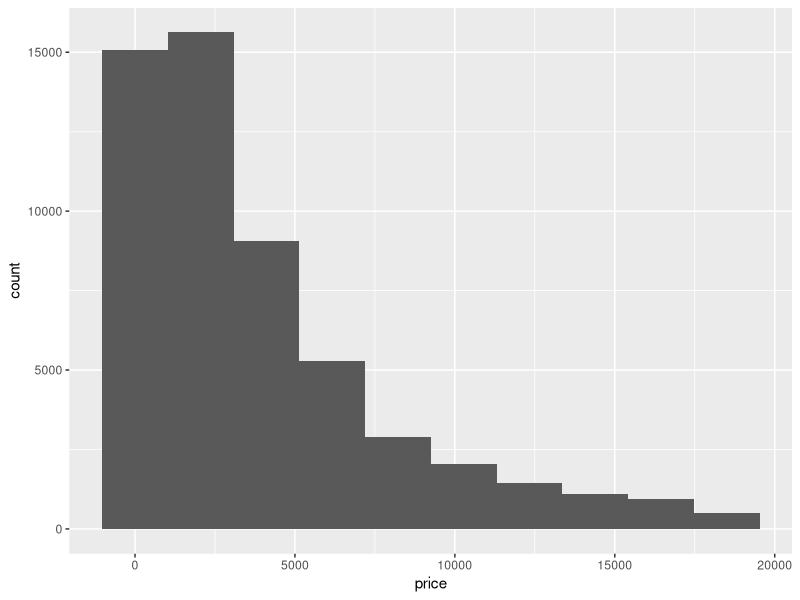
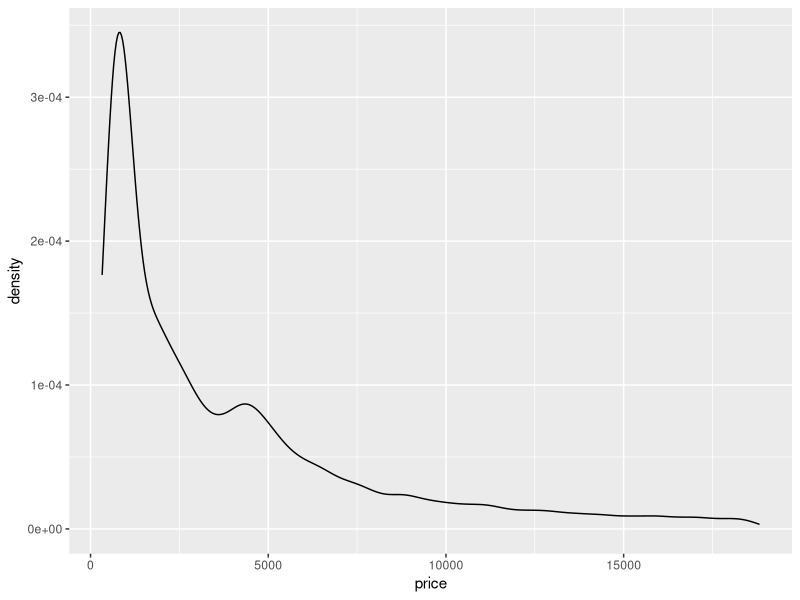
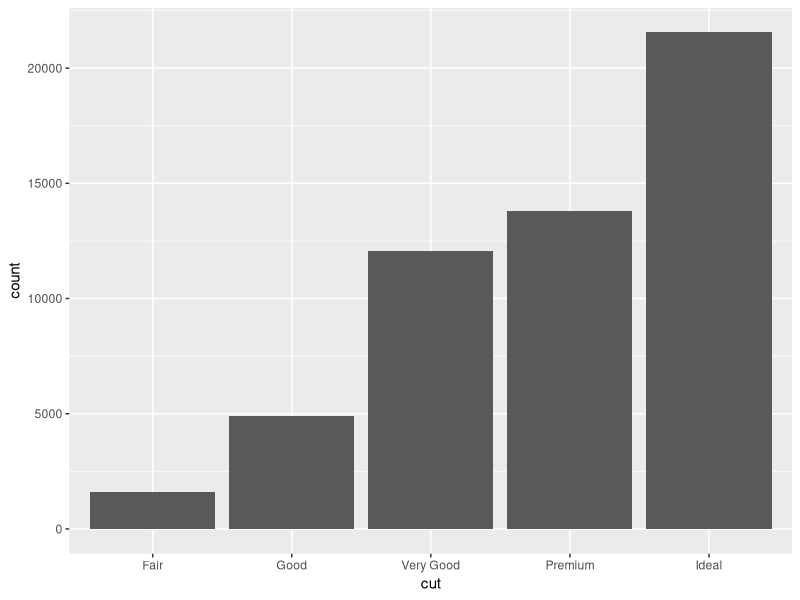
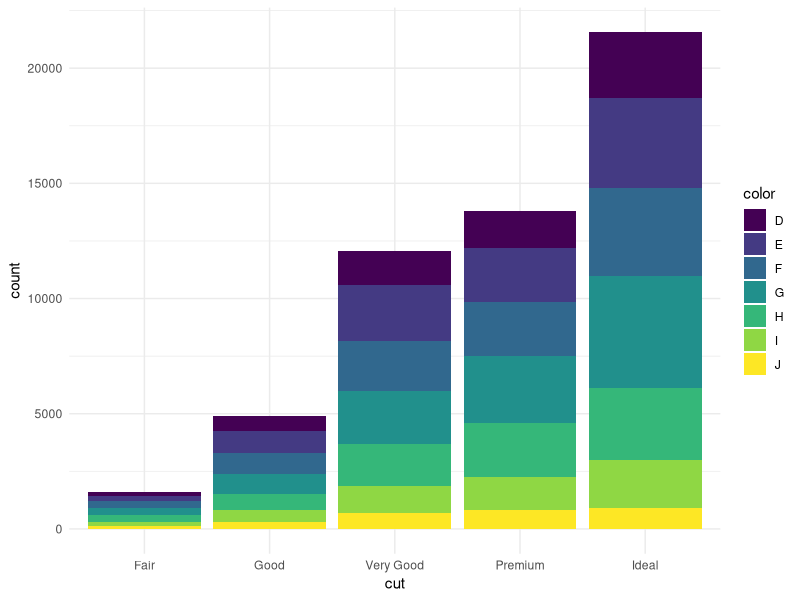
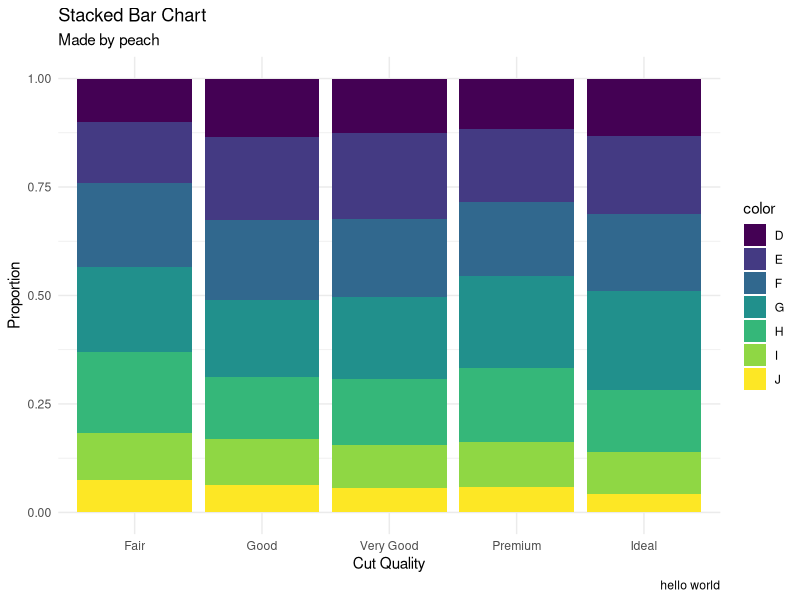
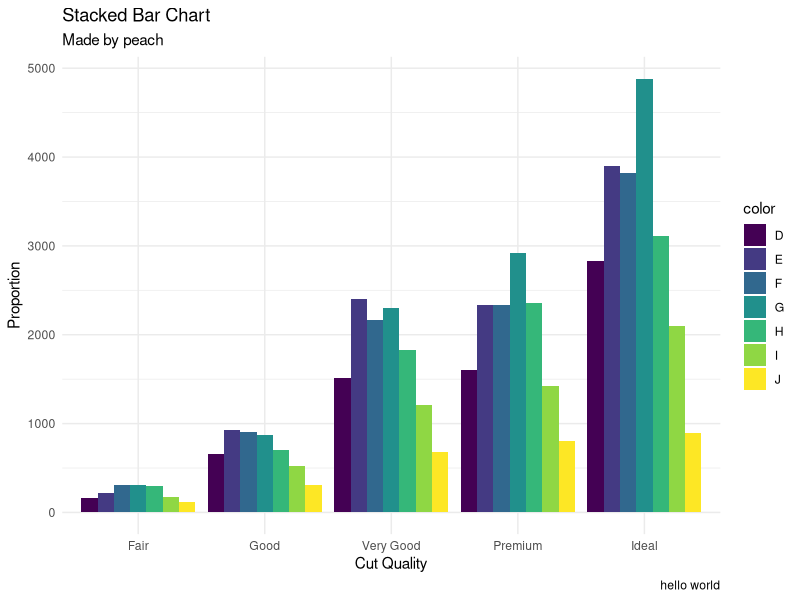
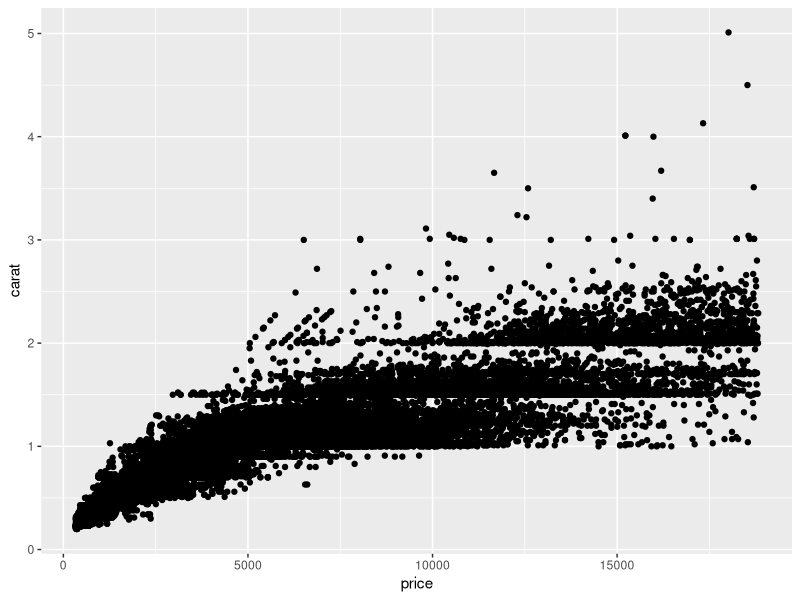
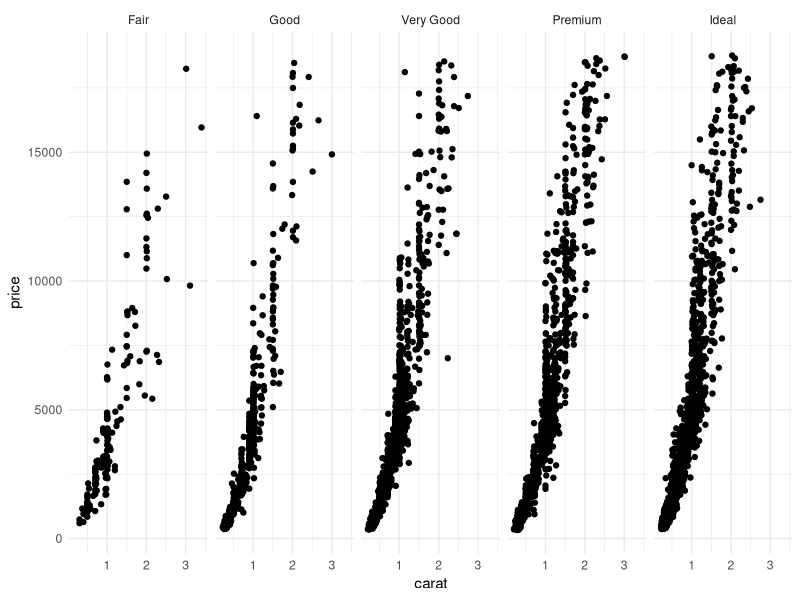

R code for these plots, in order:
library(tidyverse)

## density, histogram - one variable, number
base <- ggplot(data=diamonds, mapping = aes(x=price))

base + geom_histogram(bins=10)
base + geom_density()

## bar chart - one variable, factor (discrete)
ggplot(data =diamonds,
       mapping = aes(cut)) + geom_bar()

## stacked bar - two variables, both discrete
ggplot(diamonds,aes(x=cut,fill=color))+geom_bar()+theme_minimal()

## stacked bar 100% - two variables, both discrete
ggplot(diamonds,aes(x=cut,fill=color))+geom_bar(position = "fill")+theme_minimal()+labs(caption="hello world",subtitle = "Made by peach",title="Stacked Bar Chart",x="Cut Quality",y="Proportion")

## dodge bar chart
ggplot(diamonds,aes(x=cut,fill=color))+geom_bar(position = "dodge")+theme_minimal()+labs(caption="hello world",subtitle = "Made by peach",title="Stacked Bar Chart",x="Cut Quality",y="Proportion")

## scatter plot - two variable, both number
ggplot(diamonds,  aes(x=price, y=carat)) + geom_point() + geom_smooth(method = "loess")

## facet -> the most powerful data viz technique in R
set.seed(42)
diamonds %>% sample_n(5000) %>% ggplot(., aes(x=carat, y=price)) + 
  geom_point() +
  facet_wrap(~cut, ncol=5) +
  theme_minimal()

set.seed(42)
diamonds %>% sample_n(5000) %>% ggplot(., aes(x=carat, y=price)) + 
  geom_point() +
  geom_smooth(method="loess",col="red",se=FALSE) +
  facet_grid(cut ~ color) +
  theme_minimal()

## Box Plot
diamonds %>% 
  group_by(cut) %>% 
  summarise(min = min(price),
            q1 = quantile(price, 0.25),
            q2 = median(price),
            q3 = quantile(price, 0.75),
            max = max(price))
ggplot(diamonds, aes(x=cut,y=price))+geom_boxplot()

diamonds %>% 
  group_by(cut) %>% 
  summarise(min = min(price),
            q1 = quantile(price, 0.25),
            q2 = median(price),
            q3 = quantile(price, 0.75),
            max = max(price))
ggplot(diamonds, aes(x=cut,y=price,fill=cut))+geom_violin()

##in case too many data
mini_dia <- sample_n(diamonds,2000)
ggplot(mini_dia,  aes(x=price, y=carat, color =cut, shape = color)) + geom_point(alpha=0.6)
ggplot(mini_dia,  aes(x=price, y=carat)) + geom_point(color="blue", alpha = 0.2)

##conditional color
set.seed(42)
diamonds %>% 
  mutate(price_segment = if_else(price >= 10000, "High","Low")) %>%
  sample_n(500) %>% 
  ggplot(data = ., aes(x=price, y=carat, color=price_segment)) +
  geom_point() +
  scale_color_manual(values = c("black", "gold"))+
  theme_minimal()

## method 02: call geom_...() twice
ggplot() + 
  geom_point(
    data = filter(sample_n(diamonds,500), price>=10000),
    mapping = aes(x=price, y=carat),
    color = "blue") +
  geom_point(
    data = filter(sample_n(diamonds,500), price<10000),
    mapping = aes(x=price, y=carat),
    color = "gold") +
  theme_minimal()

##shortcut function : qplot()
qplot(x=cut, data=diamonds, geom="bar") + theme_minimal()
qplot(x=cut, data=diamonds, geom="density")+ theme_minimal()

## Built-in themes in ggplot
library(ggthemes)
qplot(x=cut, data=diamonds, geom="bar") + theme_economist()
